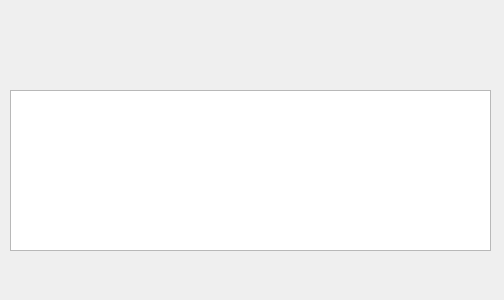
<?xml version="1.0" encoding="UTF-8"?>
<ui version="4.0">
 <class>Main</class>
 <widget class="QDialog" name="Main">
  <property name="geometry">
   <rect>
    <x>0</x>
    <y>0</y>
    <width>504</width>
    <height>300</height>
   </rect>
  </property>
  <property name="font">
   <font>
    <family>Malgun Gothic</family>
    <pointsize>10</pointsize>
   </font>
  </property>
  <property name="windowTitle">
   <string>Dialog</string>
  </property>
  <widget class="QPlainTextEdit" name="plainTextEdit">
   <property name="geometry">
    <rect>
     <x>10</x>
     <y>90</y>
     <width>481</width>
     <height>161</height>
    </rect>
   </property>
  </widget>
 </widget>
 <resources/>
 <connections/>
</ui>
